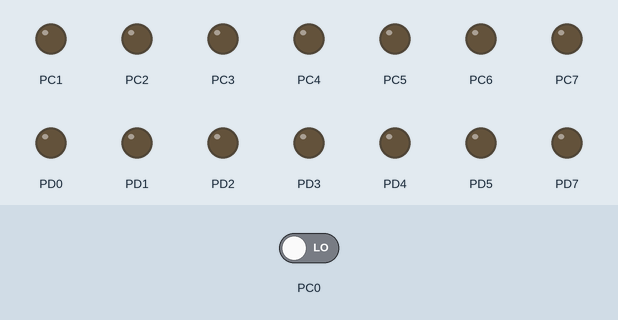
This program was run on a simulated ATmega128, built with avr-gcc and emulated at 8 MHz. On the bench: output pins drawn as LEDs (lit = HIGH). Dashed ring = blinking. Inputs (shaded band) come from the test bench; at power-on: PC0 LOW.

Above: at 1.8 s.
1.9 s: PC0 driven HIGH
At 2.3 s:
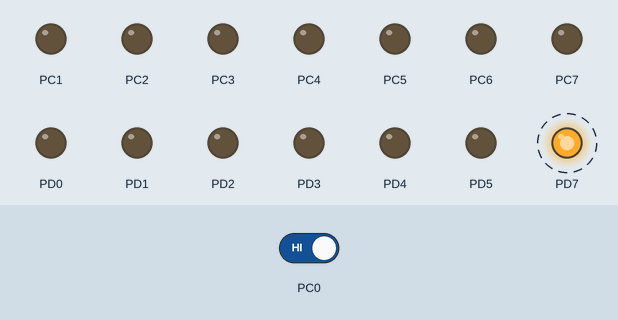
4.9 s: PC0 driven LOW
At 6.0 s:
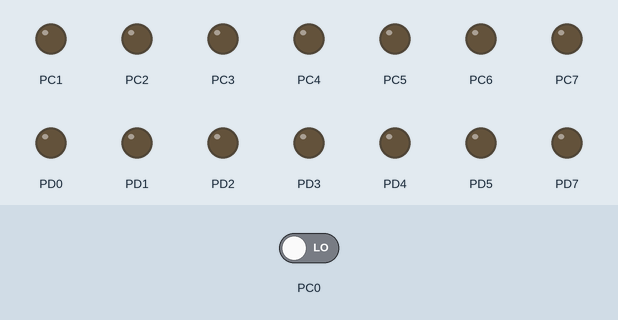
Timing chart, 0 to 7.9 s (numbered marks = the images above; inputs shaded):
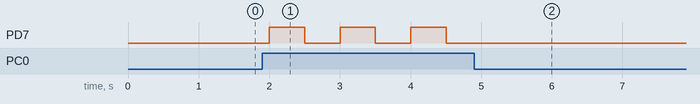

The program:

main.c
```c
/*
 * main.c
 *
 * Created: 3-2-2021 11:48:45
 * Author: Dennis Kruijt & Shinichi Hezemans
 */

#define F_CPU 8e6

#include <avr/io.h>
#include <util/delay.h>

void wait(int ms);

int main(void)
{
	DDRD =	0b11111111;
	DDRC = 	0b11111110;
	unsigned char state = 0;
	while (1)
	{
		if (PINC) {
			state ^= 0b10000000;
		} else {
			state = 0;
		}
		PORTD = state;
		wait(500);
	}
}

void wait(int ms) {
	for (int i = 0; i < ms; i++) {
		_delay_ms(1);
	}
}
```

Measured:
- after the input at 1.9 s, PD7: alternates HIGH for 0.50 s and LOW for 0.50 s, starting after 0.10 s
- after the input at 4.9 s, PD7: stops changing and stays LOW
